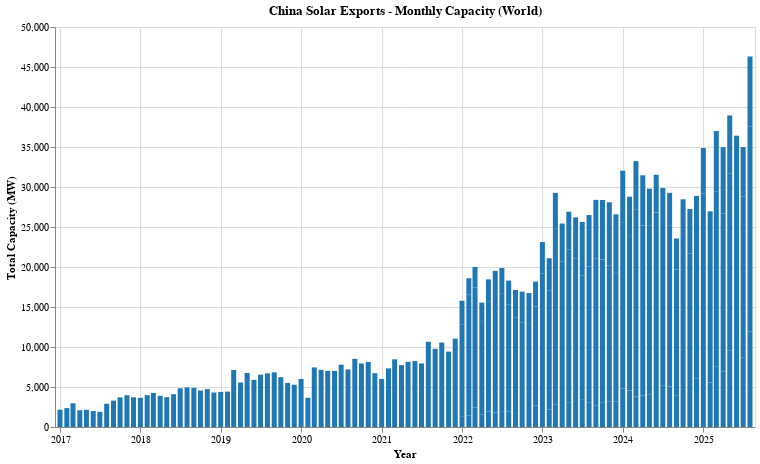

This figure's notebook cell:
### Code cell
chart = (
    alt.Chart(china_solar_exports_monthly("world"))
    .mark_bar(color="#1f77b4")
    .encode(
        x=alt.X(
            "Date:T",
            title="Year",
            axis=alt.Axis(
                format="%Y",        # show only years
                tickCount="year",   # one tick per year
            )
        ),
        y=alt.Y("Total Capacity (MW):Q", title="Total Capacity (MW)"),
        tooltip=[
            alt.Tooltip("Date:T", title="Month"),
            alt.Tooltip("Total Capacity (MW):Q", title="Total Capacity (MW)")
        ]
    )
    .properties(width=700, height=400, title="China Solar Exports - Monthly Capacity (World)")
)

chart

### Figure 1 — Vega-Lite specification as saved in the notebook (floating-point values rounded to 4 significant figures; data arrays with more than 128 entries replaced by an {"elided": "..."} marker saying what was removed)
{"config": {"view": {"continuousWidth": 300, "continuousHeight": 300}}, "data": {"name": "data-0e2a9a480f42149f75260f9bdf81fee1"}, "mark": {"type": "bar", "color": "#1f77b4"}, "encoding": {"tooltip": [{"field": "Date", "title": "Month", "type": "temporal"}, {"field": "Total Capacity (MW)", "title": "Total Capacity (MW)", "type": "quantitative"}], "x": {"axis": {"format": "%Y", "tickCount": "year"}, "field": "Date", "title": "Year", "type": "temporal"}, "y": {"field": "Total Capacity (MW)", "title": "Total Capacity (MW)", "type": "quantitative"}}, "height": 400, "title": "China Solar Exports - Monthly Capacity (World)", "width": 700, "$schema": "https://vega.github.io/schema/vega-lite/v5.20.1.json", "datasets": {"data-0e2a9a480f42149f75260f9bdf81fee1": {"elided": "192 records"}}}
